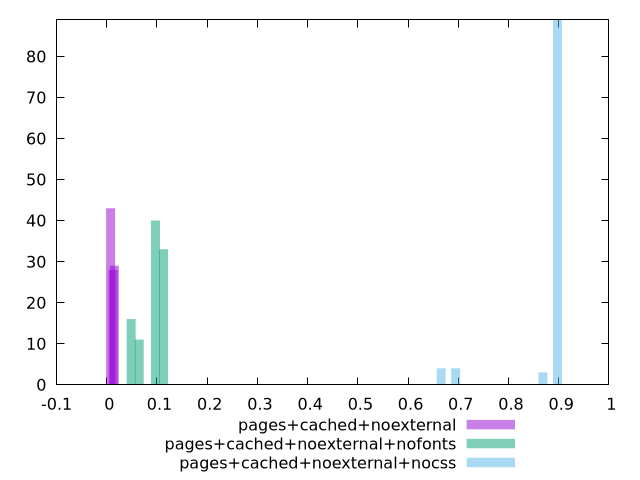

Recreate this plot in gnuplot.
$_pagesCachedNoexternal <<EOF
0.007473435844343016 43
0.012455726407238361 28
0.014946871688686032 29
EOF
$_pagesCachedNoexternalNofonts <<EOF
0.11297954380364687 33
0.09683960897455446 40
0.06455973931636964 11
0.04841980448727723 16
EOF
$_pagesCachedNoexternalNocss <<EOF
0.8976174991488066 89
0.868662095950458 3
0.6659742735620178 4
0.6949296767603663 4
EOF
set key outside below
set terminal pngcairo
set output "report_00004_2020-11-02T20-21-41.718Z/largest-contentful-paint/largest-contentful-paint_pages+cached+noexternal_pages+cached+noexternal+nofonts_pages+cached+noexternal+nocss+hist.png"
set boxwidth 0.01780288126608927
set style fill transparent solid 0.5 noborder
set yrange [0:89]
plot $_pagesCachedNoexternal title "pages+cached+noexternal" with boxes ,$_pagesCachedNoexternalNofonts title "pages+cached+noexternal+nofonts" with boxes ,$_pagesCachedNoexternalNocss title "pages+cached+noexternal+nocss" with boxes ,
